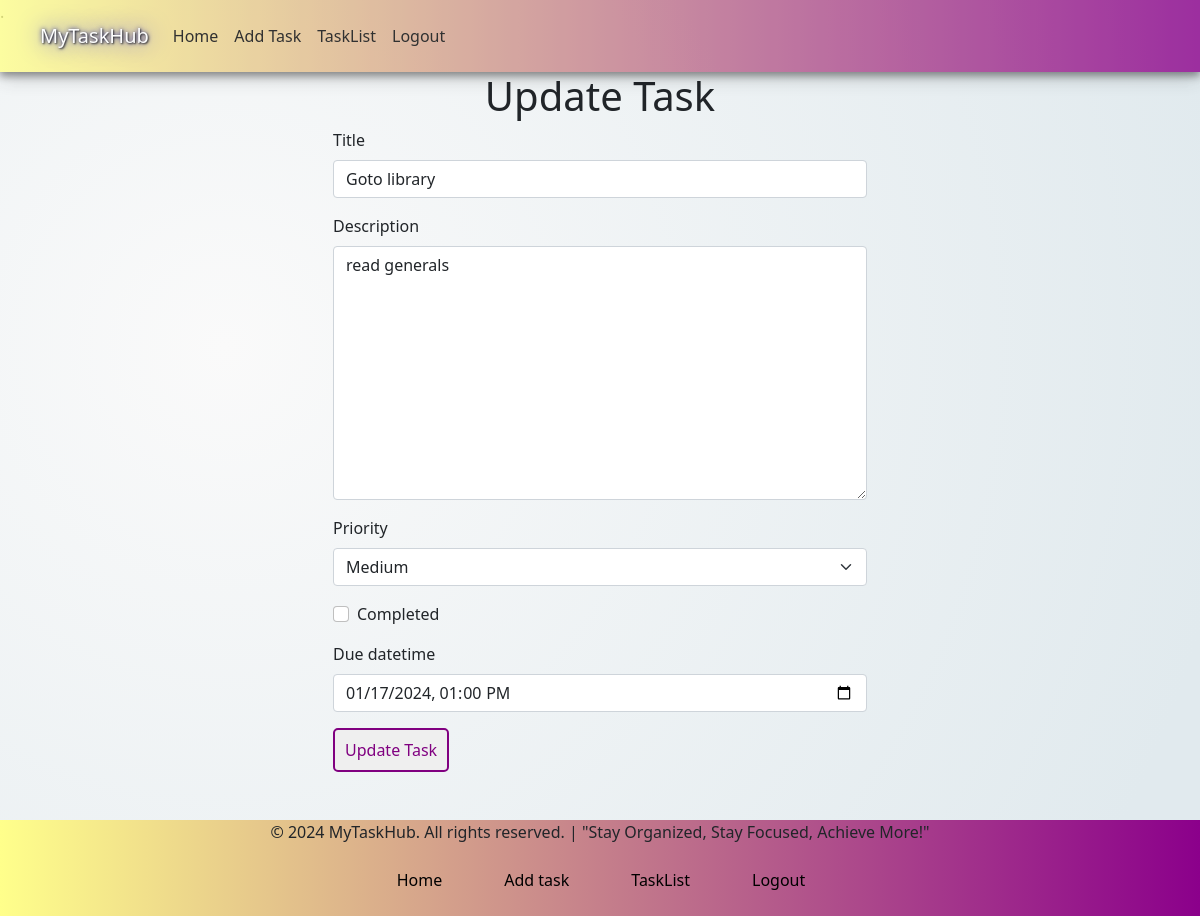
The app's page /todoapp/update/4 (signed in) with its own data.
### todoapp/models.py (models this page shows, shortened)
class Task(models.Model):
    user = models.ForeignKey(User, on_delete=models.CASCADE)
    title=models.CharField(max_length=150)
    description=models.TextField()
    priority = models.IntegerField(choices=((1, 'Low'), (2, 'Medium'), (3, 'High')), default=1)
    completed=models.BooleanField(default=False)
    created = models.DateTimeField(auto_now_add=True)
    due_datetime = models.DateTimeField(null=True, blank=True)

### todoapp/views.py (the view)
# urls.py: path('update/<int:id>',views.update_task,name="update"),
def update_task(request,id):
    task = get_object_or_404(Task, id=id, user=request.user)
    if request.method == 'POST':
        form = TaskForm(request.POST, instance=task)
        if form.is_valid():
            form.save()
            return redirect('task_info')
    else:
        form = TaskForm(instance=task)
    return render(request, 'todoapp/update_task.html', {'form': form, 'task': task})

### todoapp/form.py
class TaskForm(forms.ModelForm):
    due_datetime = forms.DateTimeField(
        input_formats=['%Y-%m-%dT%H:%M'],
        widget=DateTimeLocalInput(),)
    class Meta:
        model=Task
        fields=['title','description','priority','completed','due_datetime',]
        widgets = {
            'created': forms.TextInput(attrs={'readonly': 'readonly'}),
        }

### templates/todoapp/update_task.html (shortened to what this page needs)
{% extends 'todoapp/home.html' %}
{%load static%}
{% load django_bootstrap5 %}
{% block content %}
<div class="container mt-4">
        <div class="row justify-content-center my-5">
            <div class="col-md-6">
                <h1 style="text-align:center;">Update Task</h1>
                <form method="post" action="">
                    {% bootstrap_form form %}
                    <button type="submit" class="btnpurple">Update Task</button>
                </form>
            </div>
        </div>
</div >
{% endblock %}

### templates/todoapp/home.html (style rules this page uses)
body { background:radial-gradient(circle at 18.7% 37.8%, rgb(250, 250, 250) 0%, rgb(225, 234, 238) 90%); display: flex; flex-direction: column; min-height: 100vh; }
.btnpurple { border: 2px solid #800080; border-radius: 5px; color: #800080; padding: 8px 10px; font-size: 16px; cursor: pointer; }

### records on screen
Task: title "Goto library", description "read generals", priority "Medium", due_datetime "01/17/2024 13:00"
